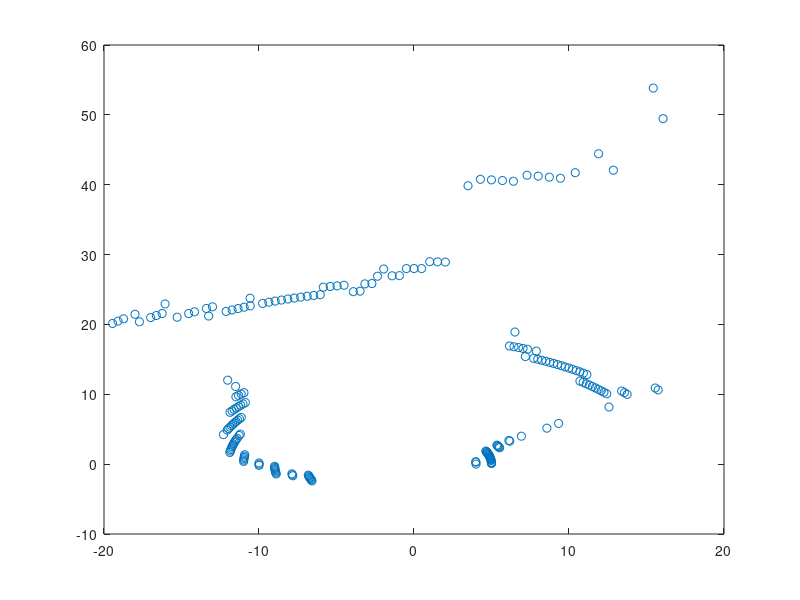

Source code (MATLAB):
%y2(i)=PK_0_180_C180(i)*sind(kat2(i));
%x2(i)=PK_0_180_C180(i)*cosd(kat2(i));
M = load("theta_r.txt")
theta = M(:,1);
r = M(:,2);
y = r.*sind(theta);
x = r.*cosd(theta);
%plot(r,theta,'o');
%polarplot(deg2rad(theta),r,'o');
plot(x,y,'o')